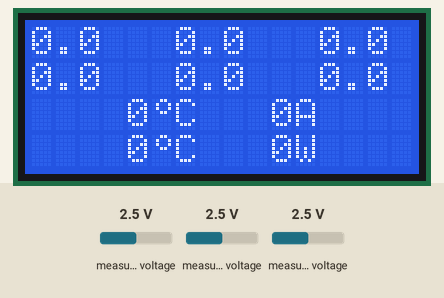
Bench run of a program on a simulated Arduino Nano, built with avr-gcc and run on an emulated ATmega328P. Parts: 16×4 character LCD. The test bench sets the inputs (shaded band); at power-on: measured voltage 2.5 V.

Above: at 1.2 s.
1.3 s: measured voltage (sensor 201) set to 0 V
At 2.4 s:
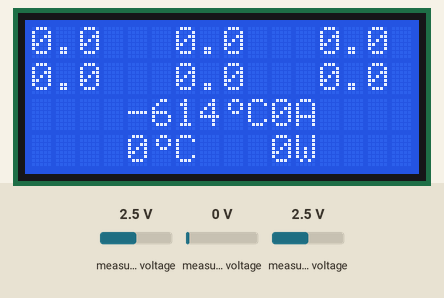
3.1 s: measured voltage (sensor 201) set to 0.2 V
At 4.3 s:
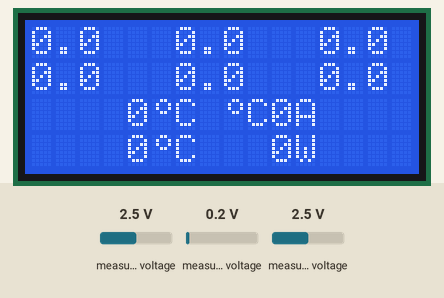
5.1 s: measured voltage (sensor 202) set to 0 V
At 5.9 s:
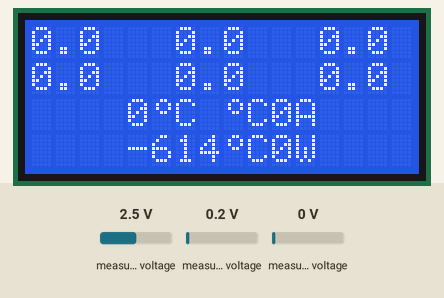
7.0 s: measured voltage (sensor 202) set to 0.2 V
At 7.6 s:
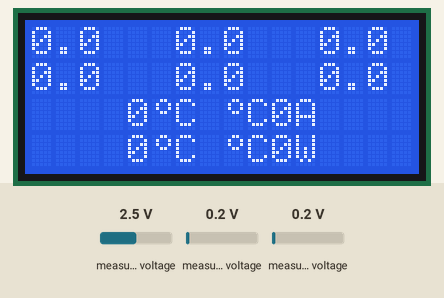
8.5 s: measured voltage (sensor 201) set to 0 V
At 9.3 s:
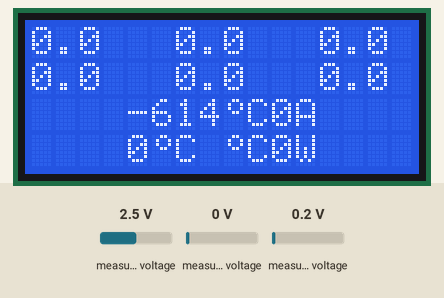
10.5 s: measured voltage (sensor 201) set to 0.1 V
At 12.4 s:
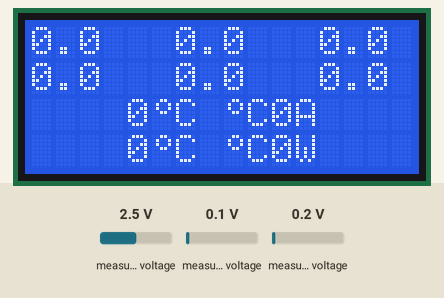
Timing chart, 0 to 13.5 s (numbered marks = the images above; inputs shaded):
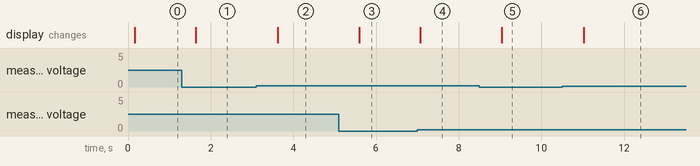

Measured:
- the behaviour switches between 0 and 0.1 V on measured voltage (sensor 201) (found by bisection; images 1 and 2)
- the behaviour switches between 0 and 0.1 V on measured voltage (sensor 202) (found by bisection; images 3 and 4)
- after the input at 1.3 s, the display: changes after 0.34 s (image 1)
- after the input at 3.1 s, the display: changes after 0.52 s (image 2)
- after the input at 5.1 s, the display: changes after 0.49 s (image 3)
- after the input at 7.0 s, the display: changes after 0.07 s (image 4)
- after the input at 8.5 s, the display: changes after 0.54 s (image 5)
- after the input at 10.5 s, the display: changes after 0.52 s (image 6)

The program:

main.cpp
```cpp
#include <Arduino.h>
#include <Wire.h>
#include <LiquidCrystal_I2C.h>
#include <Adafruit_ADS1015.h>

Adafruit_ADS1115 ads(0x48);
Adafruit_ADS1115 ads2(0x4A);
LiquidCrystal_I2C lcd(PCF8574_ADDR_A21_A11_A01, 4, 5, 6, 16, 11, 12, 13, 14, POSITIVE);
byte degree[8] = { 0b00110, 0b01001, 0b01001, 0b00110, 0b00000, 0b00000, 0b00000, 0b00000 };

float R1 = 110000.0, R2 = 11000.0, R3 = 110000.0, R4 = 11000.0;
float value1 = 0.0, value2 = 0.0, value3 = 0.0, value4 = 0.0, value5 = 0.0, vout1 = 0.0, vout2 = 0.0, vout3 = 0.0;
float vin1 = 0.0, vin2 = 0.0, vmax1 = 0.0, vmax2 = 0.0, temp1 = 0.0, temp2 = 0.0;
float average1 = 0.0, average2 = 0.0, average3 = 0.0, average4 = 0.0, average5 = 0.0;
float vmin1 = 20.0, vmin2 = 20.0;
int avg = 10, current = 0, currentmax = 0, power = 0, powermax = 0;
int16_t adc0, adc1, adc2, adc20, adc21;

void setup()
{
  ads.begin();
  ads2.begin();
  lcd.begin(16,4);
  lcd.createChar(1, degree);
}

void loop()
{
  adc0 = ads.readADC_SingleEnded(0); adc1 = ads.readADC_SingleEnded(1); adc2 = ads.readADC_SingleEnded(2);
  adc20 = ads2.readADC_SingleEnded(1); adc21 = ads2.readADC_SingleEnded(2);
  value1 = adc2; value2 = adc1; value3 = adc0;
  temp1 = (adc20 * 0.1875)/10;
  temp2 = (adc21 * 0.1875)/10;

/*
  average1 = 0.0; average2 = 0.0; average3 = 0.0; average4 = 0.0; average5 = 0.0;

  for (int i=0; i < avg; i++) {
    average1 = average1 + ads.readADC_SingleEnded(0);
    average2 = average2 + ads.readADC_SingleEnded(1);
    average3 = average3 + ads.readADC_SingleEnded(2);
    average4 = average4 + ads2.readADC_SingleEnded(1);
    average5 = average5 + ads2.readADC_SingleEnded(2);
  }

  value1 = average2/avg; value2 = average3/avg; value3 = average1/avg; value4 = average4/avg; value5 = average5/avg;
  temp1 = (value4 * 0.1875)/10; temp2 = (value5 * 0.1875)/10;
*/

  vout1 = (value1 * 0.1875)/1000;
  vin1 = vout1 / (R2/(R1+R2));
  if (vin1 < 0.09) { vin1 = 0.0; }
  if (vin1 < vmin1) { vmin1 = vin1; }
  if (vin1 > vmax1) { vmax1 = vin1; }
  vout2 = (value2 * 0.1875)/1000;
  vin2 = vout2 / (R4/(R3+R4));
  if (vin2 < 0.09) { vin2 = 0.0; }
  if (vin2 < vmin2) { vmin2 = vin2; }
  if (vin2 > vmax2) { vmax2 = vin2; }
  vout3 = (value3 * 0.1875)/1000;
  current = (vout3 - 2.541) / 0.02;
  if (current < 0.1) { current = 0; }
  if (current > currentmax) { currentmax = current; }
  power = vin2 * current / 2;
  if (power > powermax) { powermax = power; }
  lcd.setCursor(0, 0);  lcd.print(vmin1, 1);
  lcd.setCursor(0, 1);  lcd.print(vmin2, 1);
  lcd.setCursor(6, 0);  lcd.print(vin1, 1);
  lcd.setCursor(6, 1);  lcd.print(vin2, 1);
  lcd.setCursor(12, 0); lcd.print(vmax1, 1);
  lcd.setCursor(12, 1); lcd.print(vmax2, 1);
  lcd.setCursor(0,2);   lcd.print(round(temp1)); lcd.print(char(1)); lcd.print("C"); lcd.print(" ");
  lcd.setCursor(6,2);   lcd.print(current, 1); lcd.print("A  ");
  lcd.setCursor(12,2);  lcd.print(currentmax); lcd.print("A  ");
  lcd.setCursor(0,3);   lcd.print(round(temp2)); lcd.print(char(1)); lcd.print("C"); lcd.print(" ");
  lcd.setCursor(6,3);   lcd.print(power);      lcd.print("W  ");
  lcd.setCursor(12,3);  lcd.print(powermax);   lcd.print("W  ");
  delay(400);
}
```
